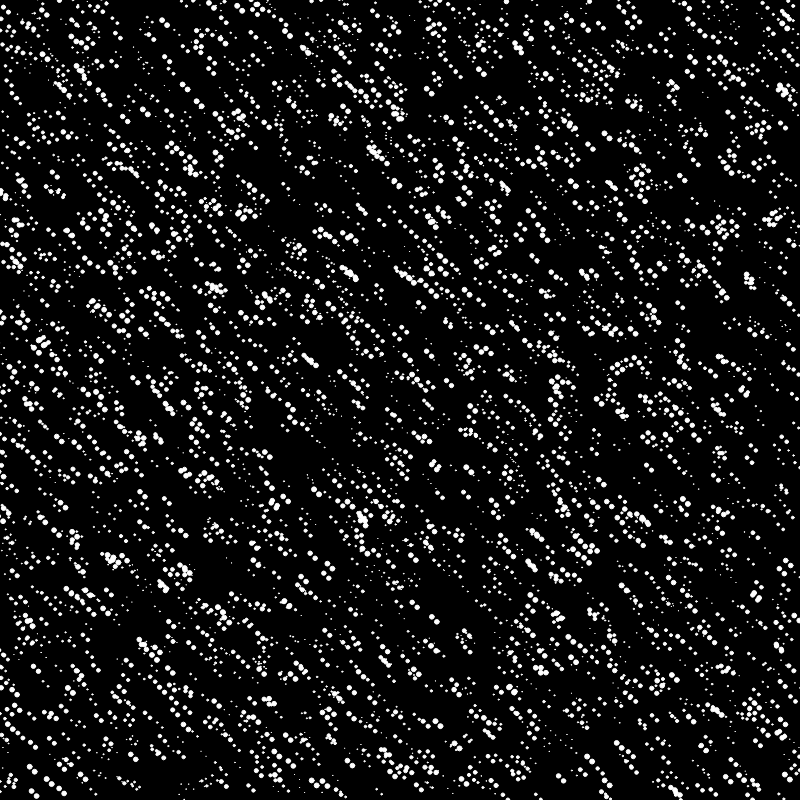
Frame 1 (no input)
Frame 60 (no input): identical to frame 1, image omitted
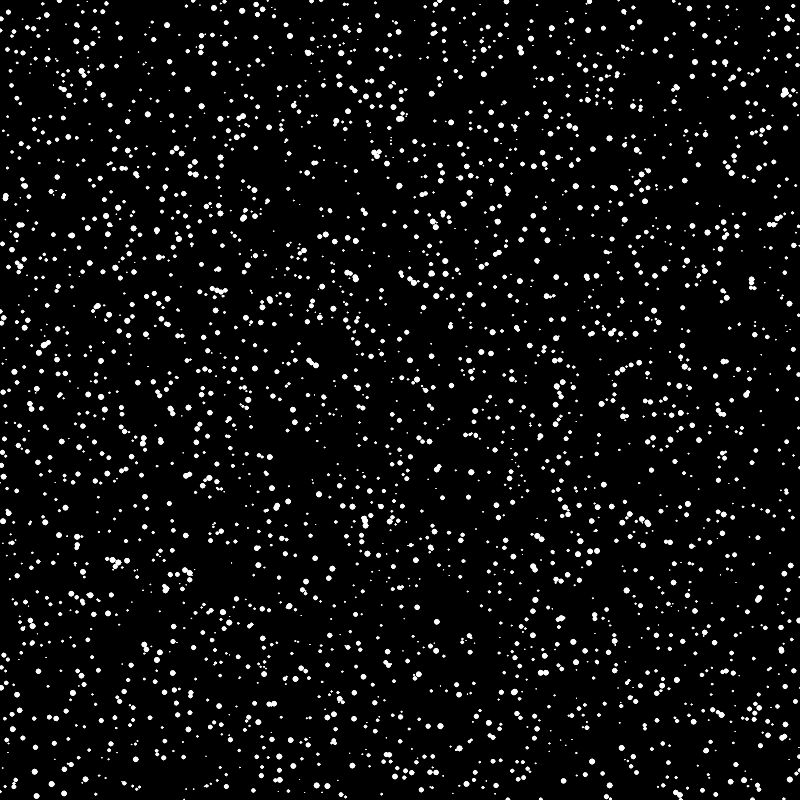
Frame 120 (the mouse pressed at the canvas centre since frame 60)

The p5.js sketch that drew these frames (run headless with seeded random() and noise() and a simulated clock; from frame 60 on, the mouse is pressed at the canvas centre):

// p5.js sketch
// ── sketch.js
let stars = [];
let stars2 = [];
let num;

function setup() {
  starsSlider = createButton("Número de estrelas");
  starsNumber = createSlider(50,3000,3000,1);
  starsNumber.input(updateSliderValue); // Chama a função updateSliderValue quando o slider é alterado

  starsTwist = createButton("Deslocamentos circular");
  starsTwist.mousePressed(resetTwist);
  twistNumber = createSlider(0,12,6,1);

  starsScale = createButton("Escala das estrelas");
  starsScale.mousePressed(resetScale);
  scaleNumber = createSlider(0.95,1,1,0.01);


  createCanvas(800, 800);

  num = starsNumber.value();

  for(let i = 0; i < num; i++){
    stars.push(createVector(random(width), random(height), random(5)))
  }
  stroke(255);
  stars2 = stars;
}

function draw() {
  background(0);
  num = starsNumber.value();

  let twist = twistNumber.value()+174;
  //let scale = 1-((1-scaleNumber.value())/2);
  let scale = scaleNumber.value();
  print("scale = " + scale);

  const posX = map(mouseX, 0, width, -5, 5);
  const posY = map(mouseY, 0, width, -5, 5);

  for(let i = 0; i < num; i++){
    let p1 = stars[i];
    // Escala as estrelas e calcula a translação para centralizá-las
    let scaledX = p1.x * scale;
    let scaledY = p1.y * scale;

    // Calcula a translação para centralizar as estrelas no canvas
    let translateX = (width/2)*(1-scale);
    let translateY = (height/2)*(1-scale);

    circle(scaledX + translateX, scaledY + translateY, p1.z * scale);

    let p2 = stars2[i];
    // Calcula o ângulo entre a posição da estrela e o centro do canvas
    let angleToCenter = atan2(mouseY - p2.y, mouseX - p2.x);

    // Adiciona o ângulo de rotação ao ângulo atual
    let newAngle = angleToCenter + radians(twist);

    // Define a distância entre a estrela e o centro do canvas
    let distanceToCenter = dist(mouseX, mouseY, p2.x, p2.y);

    // Calcula a nova posição com base no ângulo e na distância
    let newX = mouseX + cos(newAngle) * distanceToCenter;
    let newY = mouseY + sin(newAngle) * distanceToCenter;

    circle(newX+posX, newY+posY, p2.z);
  }
}

function resetTwist() {
  twistNumber.value(6);
}

function resetScale() {
  scaleNumber.value(1.0);
}

function updateSliderValue() {
  num = starsNumber.value();
  document.getElementById('sliderValue').innerText = `Quantidade de estrelas: ${num}`; // Atualiza o valor do <p> com o valor do slider
}
